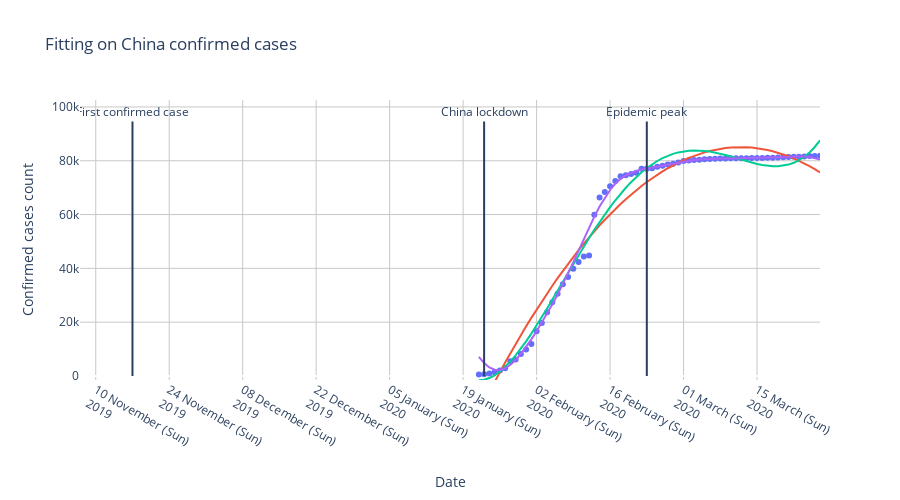

Write notebook code for a chart like this one.
### Code cell
first_confirmed_case_date = datetime.datetime.strptime("2019-11-17", "%Y-%m-%d")
china_lockdown_date = datetime.datetime.strptime("2020-01-23", "%Y-%m-%d")
china_peak_date = datetime.datetime.strptime("2020-02-23", "%Y-%m-%d")
days_between_lockdown_and_epidemic_peak = (china_peak_date-china_lockdown_date).days

fig = go.Figure()
fig.add_trace(
    go.Scatter(
        x=current_cases.columns,
        y=china_confirmed_cases.values[0],
        name="Data",
        mode="markers",
    )
)

# Polynomial fitting
y = china_confirmed_cases.values
y = y.reshape(len(y[0]), )
x = np.arange(0, len(y))

max_cases = 0
x_new = np.linspace(x[0], x[-1], len(x))
for degree in np.arange(3, 5):
    coefs, residual, rank, singular_values, rcond = np.polyfit(x,y,degree, full = True)
    f = np.poly1d(coefs)
    y_new = f(x_new)
    max_cases = max(y_new) if max_cases <= max(y_new) else max_cases
    
    #poly = [f"{degree} poly: {v:.1f} * x^{i}" for i, v in enumerate(coefs[::-1])]
    #poly = " + ".join(poly)
    poly = f"{degree} poly fitting"
    
    fig.add_trace(
        go.Scatter(
            x=current_cases.columns,
            y=y_new,
            name=poly,
        )
    )


# SVR
x = x.reshape(-1, 1)
svr = SVR(kernel="rbf", C=10000, gamma=0.01, epsilon=.001)
y=svr.fit(x, y).predict(x)
fig.add_trace(
    go.Scatter(
        x=current_cases.columns,
        y=svr.fit(x, y).predict(x),
        name="SVR fitting"
    )
)
    
fig.add_shape(
    {
        "x0": first_confirmed_case_date,
        "x1": first_confirmed_case_date,
        "y0": 0,
        "y1": max_cases + 7000
    }
)
fig.add_shape(
    {
        "x0": china_lockdown_date,
        "x1": china_lockdown_date,
        "y0": 0,
        "y1": max_cases + 7000
    }
)
fig.add_shape(
    {
        "x0": china_peak_date,
        "x1": china_peak_date,
        "y0": 0,
        "y1": max_cases + 7000
    }
)
fig.add_trace(
    go.Scatter(
        x=[first_confirmed_case_date,
           china_lockdown_date, 
           china_peak_date],
        y=[max_cases + 10000,
           max_cases + 10000,
           max_cases + 10000],
        text=["First confirmed case",
            "China lockdown", 
            "Epidemic peak"],
        mode="text",    
        showlegend=False
    )
)

fig.update_layout(
    title="Fitting on China confirmed cases",
    xaxis={"range":(first_confirmed_case_date - timedelta(days=10), current_cases.columns[-1])},
    yaxis={"range":(-1500, max_cases + 15000)},
    showlegend=False,
    height=500, 
    plot_bgcolor="rgb(255, 255, 255)",    
    xaxis_tickformat="%d %B (%a)<br>%Y"
)
fig.update_xaxes(title_text="Date",
                 gridcolor="rgb(200, 200, 200)", 
                 gridwidth=1)
fig.update_yaxes(title_text="Confirmed cases count",
                 gridcolor="rgb(200, 200, 200)", 
                 gridwidth=1)
fig.show()
